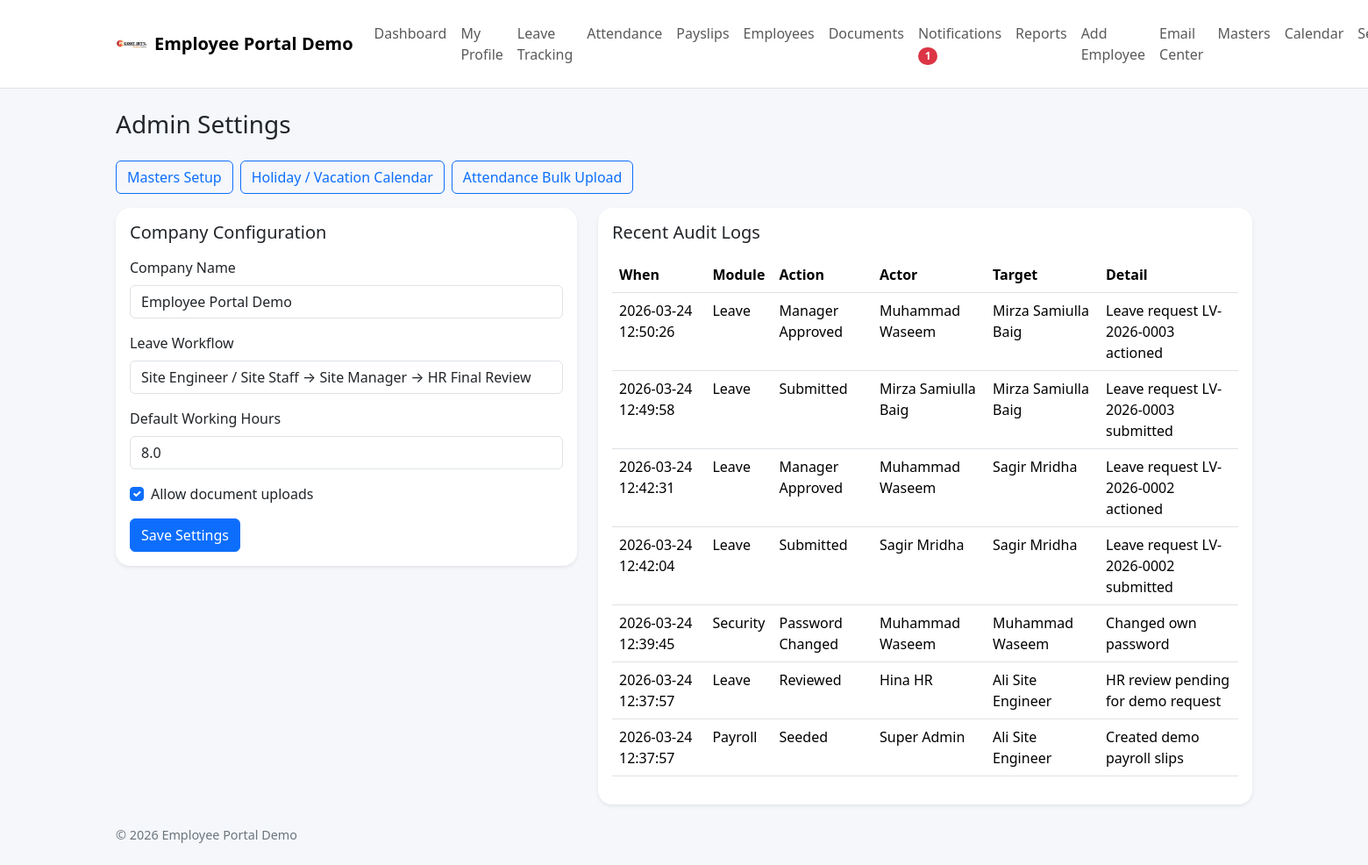
Page /settings (signed in) on the earlier database version.
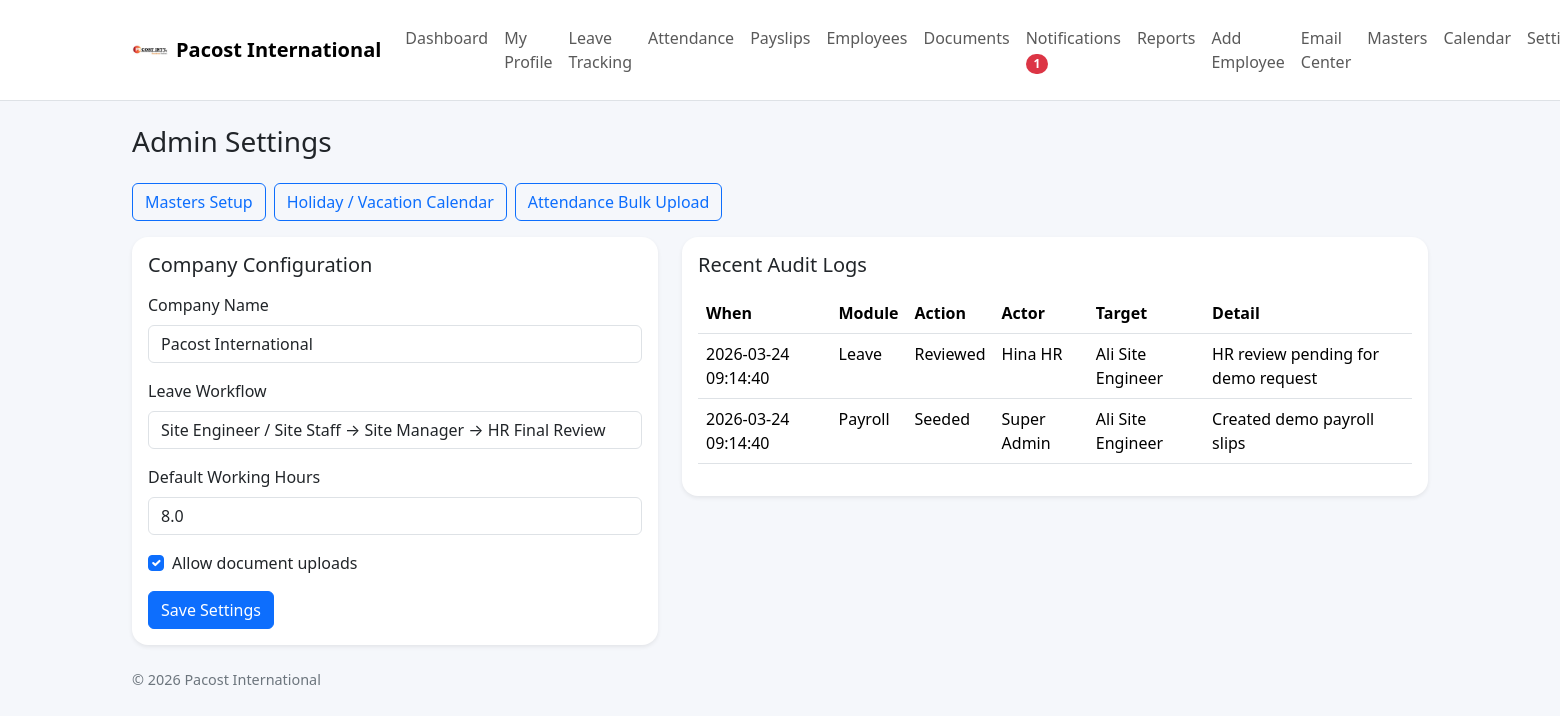
Same page on the later database version.
### tables this page shows
CREATE TABLE company_settings (
    id INTEGER PRIMARY KEY AUTOINCREMENT,
    company_name TEXT NOT NULL,
    leave_workflow TEXT NOT NULL,
    default_working_hours REAL NOT NULL,
    allow_document_upload INTEGER NOT NULL DEFAULT 1
);

CREATE TABLE audit_logs (
    id INTEGER PRIMARY KEY AUTOINCREMENT,
    actor_user_id INTEGER,
    target_user_id INTEGER,
    module_name TEXT NOT NULL,
    action_name TEXT NOT NULL,
    detail TEXT,
    created_at TEXT NOT NULL,
    FOREIGN KEY (actor_user_id) REFERENCES users (id),
    FOREIGN KEY (target_user_id) REFERENCES users (id)
);

CREATE TABLE users (
    id INTEGER PRIMARY KEY AUTOINCREMENT,
    full_name TEXT NOT NULL,
    email TEXT NOT NULL UNIQUE,
    employee_code TEXT NOT NULL UNIQUE,
    password_hash TEXT NOT NULL,
    role TEXT NOT NULL CHECK(role IN ('employee', 'manager', 'hr', 'admin')),
    department_id INTEGER,
    designation_id INTEGER,
    manager_id INTEGER,
    phone TEXT,
    address TEXT,
    emergency_contact TEXT,
    join_date TEXT,
    is_active INTEGER NOT NULL DEFAULT 1, monthly_basic REAL NOT NULL DEFAULT 0, default_allowances REAL NOT NULL DEFAULT 0, deduction_per_absent REAL NOT NULL DEFAULT 0, deduction_per_late REAL NOT NULL DEFAULT 0,
    FOREIGN KEY (department_id) REFERENCES departments (id),
    FOREIGN KEY (designation_id) REFERENCES designations (id),
    FOREIGN KEY (manager_id) REFERENCES users (id)
);

### app.py (the view, shortened to what this page needs)
@app.route("/settings", methods=["GET", "POST"])
@login_required
@role_required("admin")
def settings_view():
    db = get_db()
    current = db.execute("SELECT * FROM company_settings ORDER BY id DESC LIMIT 1").fetchone()
    recent_logs = db.execute(
        "SELECT al.*, a.full_name AS actor_name, t.full_name AS target_name FROM audit_logs al LEFT JOIN users a ON al.actor_user_id=a.id LEFT JOIN users t ON al.target_user_id=t.id ORDER BY al.id DESC LIMIT 20"
    ).fetchall()
    return render_template("settings.html", setting=current, recent_logs=recent_logs)

### app.py (called while the page is built)
def get_db() -> sqlite3.Connection:
    if "db" not in g:
        g.db = sqlite3.connect(DATABASE)
        g.db.row_factory = sqlite3.Row
        ensure_schema(g.db)
    return g.db

def current_user() -> sqlite3.Row | None:
    user_id = session.get("user_id")
    if not user_id:
        return None
    return get_db().execute(
        """
        SELECT u.*, d.name AS department_name, ds.name AS designation_name, m.full_name AS manager_name
        FROM users u
        LEFT JOIN departments d ON u.department_id = d.id
        LEFT JOIN designations ds ON u.designation_id = ds.id
        LEFT JOIN users m ON u.manager_id = m.id
        WHERE u.id = ?
        """,
        (user_id,),
    ).fetchone()

def login_required(view):
    @wraps(view)
    def wrapped_view(**kwargs):
        if current_user() is None:
            return redirect(url_for("login"))
        return view(**kwargs)
    return wrapped_view

def role_required(*roles: str):
    def decorator(view):
        @wraps(view)
        def wrapped_view(**kwargs):
            user = current_user()
            if user is None:
                return redirect(url_for("login"))
            if user["role"] not in roles:
                flash("You do not have access to this page.", "danger")
                return redirect(url_for("dashboard"))
            return view(**kwargs)
        return wrapped_view
    return decorator

@app.context_processor
def inject_globals():
    user = current_user()
    settings = None
    unread_count = 0
    if user:
        db = get_db()
        try:
            settings = db.execute("SELECT * FROM company_settings ORDER BY id DESC LIMIT 1").fetchone()
            unread_count = db.execute("SELECT COUNT(*) AS c FROM notifications WHERE user_id=? AND is_read=0", (user["id"],)).fetchone()["c"]
        except sqlite3.OperationalError:
            settings = None
    return {"current_user": user, "year": date.today().year, "settings": settings, "unread_notification_count": unread_count}

### templates/settings.html
{% extends 'base.html' %}
{% block content %}
<h3 class="mb-4">Admin Settings</h3>
<div class="mb-3 d-flex gap-2 flex-wrap"><a class="btn btn-outline-primary" href="{{ url_for('masters_view') }}">Masters Setup</a><a class="btn btn-outline-primary" href="{{ url_for('calendar_view') }}">Holiday / Vacation Calendar</a><a class="btn btn-outline-primary" href="{{ url_for('attendance_bulk_upload') }}">Attendance Bulk Upload</a></div>
<div class="row g-4">
  <div class="col-lg-5"><div class="card border-0 shadow-sm rounded-4"><div class="card-body">
    <h5 class="mb-3">Company Configuration</h5>
    <form method="post">
      <div class="mb-3"><label class="form-label">Company Name</label><input class="form-control" name="company_name" value="{{ setting.company_name }}" required></div>
      <div class="mb-3"><label class="form-label">Leave Workflow</label><input class="form-control" name="leave_workflow" value="{{ setting.leave_workflow }}" required></div>
      <div class="mb-3"><label class="form-label">Default Working Hours</label><input type="number" step="0.5" class="form-control" name="default_working_hours" value="{{ setting.default_working_hours }}" required></div>
      <div class="form-check mb-3"><input class="form-check-input" type="checkbox" name="allow_document_upload" id="docs" {% if setting.allow_document_upload %}checked{% endif %}><label class="form-check-label" for="docs">Allow document uploads</label></div>
      <button class="btn btn-primary">Save Settings</button>
    </form>
  </div></div></div>
  <div class="col-lg-7"><div class="card border-0 shadow-sm rounded-4"><div class="card-body">
    <h5 class="mb-3">Recent Audit Logs</h5>
    <div class="table-responsive"><table class="table"><thead><tr><th>When</th><th>Module</th><th>Action</th><th>Actor</th><th>Target</th><th>Detail</th></tr></thead><tbody>{% for row in recent_logs %}<tr><td>{{ row.created_at }}</td><td>{{ row.module_name }}</td><td>{{ row.action_name }}</td><td>{{ row.actor_name or '-' }}</td><td>{{ row.target_name or '-' }}</td><td>{{ row.detail }}</td></tr>{% else %}<tr><td colspan="6" class="text-secondary">No logs</td></tr>{% endfor %}</tbody></table></div>
  </div></div></div>
</div>
{% endblock %}

### templates/base.html (shortened to what this page needs)
<!doctype html>
<html lang="en">
<head>
  <link href="https://cdn.jsdelivr.net/npm/bootstrap@5.3.3/dist/css/bootstrap.min.css" rel="stylesheet">
  <link rel="stylesheet" href="{{ url_for('static', filename='css/style.css') }}">
</head>
<body>
  {% if current_user %}
  <nav class="navbar navbar-expand-lg bg-white border-bottom sticky-top">
    <div class="container">
      <a class="navbar-brand d-flex align-items-center gap-2" href="{{ url_for('dashboard') }}"><img src="{{ url_for('static', filename='images/pacost_logo.png') }}" alt="Pacost" style="height:36px; width:auto;"> <span>{{ settings.company_name if settings else 'Pacost International' }}</span></a>
      <div class="collapse navbar-collapse" id="navBar">
        <ul class="navbar-nav me-auto mb-2 mb-lg-0">
          <li class="nav-item"><a class="nav-link" href="{{ url_for('dashboard') }}">Dashboard</a></li>
          <li class="nav-item"><a class="nav-link" href="{{ url_for('profile') }}">My Profile</a></li>
          <li class="nav-item"><a class="nav-link" href="{{ url_for('my_leaves') }}">Leave Tracking</a></li>
          <li class="nav-item"><a class="nav-link" href="{{ url_for('attendance_view') }}">Attendance</a></li>
          <li class="nav-item"><a class="nav-link" href="{{ url_for('payroll_view') }}">Payslips</a></li>
          {% if current_user.role in ['manager', 'hr', 'admin'] %}<li class="nav-item"><a class="nav-link" href="{{ url_for('team') }}">Employees</a></li>{% endif %}
          <li class="nav-item"><a class="nav-link" href="{{ url_for('documents') }}">Documents</a></li>
          <li class="nav-item"><a class="nav-link" href="{{ url_for('notifications_view') }}">Notifications {% if unread_notification_count %}<span class="badge rounded-pill text-bg-danger">{{ unread_notification_count }}</span>{% endif %}</a></li>
          {% if current_user.role in ['hr', 'admin'] %}<li class="nav-item"><a class="nav-link" href="{{ url_for('reports') }}">Reports</a></li>{% endif %}
          {% if current_user.role in ['hr', 'admin'] %}<li class="nav-item"><a class="nav-link" href="{{ url_for('new_employee') }}">Add Employee</a></li>{% endif %}
          {% if current_user.role == 'admin' %}<li class="nav-item"><a class="nav-link" href="{{ url_for('email_center') }}">Email Center</a></li>{% endif %}
          {% if current_user.role == 'admin' %}<li class="nav-item"><a class="nav-link" href="{{ url_for('masters_view') }}">Masters</a></li><li class="nav-item"><a class="nav-link" href="{{ url_for('calendar_view') }}">Calendar</a></li><li class="nav-item"><a class="nav-link" href="{{ url_for('settings_view') }}">Settings</a></li>{% endif %}
        </ul>
      </div>
    </div>
  </nav>
  {% endif %}
  <main class="container py-4">
    {% block content %}{% endblock %}
  </main>
  <div class="container pb-4"><div class="footer-note">© {{ year }} {{ settings.company_name if settings else 'Employee Portal' }}</div></div>
</body>
</html>

### static/css/style.css (style rules this page uses)
body { background: #f5f7fb; }
.navbar-brand { font-weight: 700; }
.table thead th { white-space: nowrap; }
.footer-note { color: #6c757d; font-size: .9rem; }
.card, .rounded-4 { border-radius: 1rem !important; }
.navbar-brand img { object-fit:contain; }

Differences in the rows shown:
removed audit_logs: created_at "2026-03-24 12:50:26", module_name "Leave", action_name "Manager Approved", full_name "Muhammad Waseem", full_name "Mirza Samiulla Baig", detail "Leave request LV-2026-0003 actioned"
removed audit_logs: created_at "2026-03-24 12:49:58", module_name "Leave", action_name "Submitted", full_name "Mirza Samiulla Baig", detail "Leave request LV-2026-0003 submitted"
removed audit_logs: created_at "2026-03-24 12:42:31", module_name "Leave", action_name "Manager Approved", full_name "Muhammad Waseem", full_name "Sagir Mridha", detail "Leave request LV-2026-0002 actioned"
removed audit_logs: created_at "2026-03-24 12:42:04", module_name "Leave", action_name "Submitted", full_name "Sagir Mridha", detail "Leave request LV-2026-0002 submitted"
removed audit_logs: created_at "2026-03-24 12:39:45", module_name "Security", action_name "Password Changed", full_name "Muhammad Waseem", detail "Changed own password"
changed company_settings "Site Engineer / Site Staff → Site Manager → HR Final Review": company_name "Employee Portal Demo" → "Pacost International"
changed audit_logs "Leave": created_at "2026-03-24 12:37:57" → "2026-03-24 09:14:40"
changed audit_logs "Payroll": created_at "2026-03-24 12:37:57" → "2026-03-24 09:14:40"
